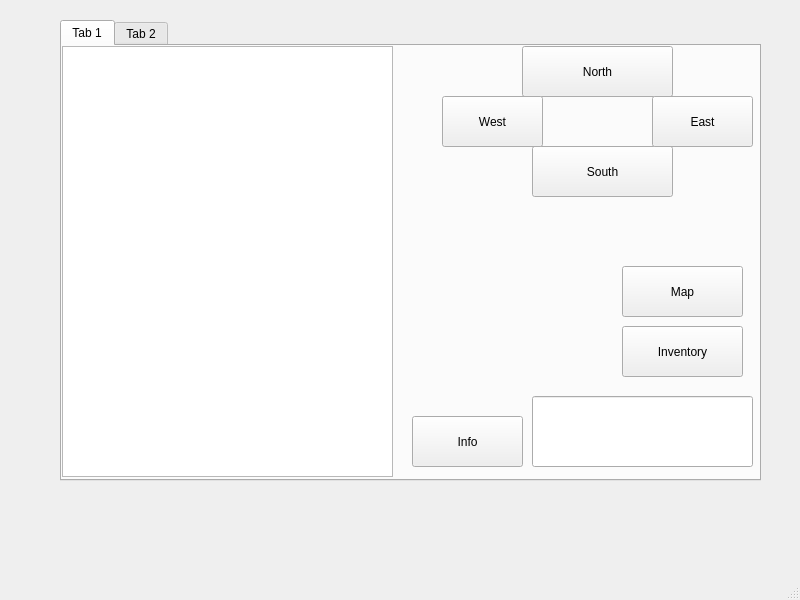
<?xml version="1.0" encoding="UTF-8"?>
<ui version="4.0">
 <class>MainWindow</class>
 <widget class="QMainWindow" name="MainWindow">
  <property name="geometry">
   <rect>
    <x>0</x>
    <y>0</y>
    <width>800</width>
    <height>600</height>
   </rect>
  </property>
  <property name="windowTitle">
   <string>MainWindow</string>
  </property>
  <widget class="QWidget" name="centralwidget">
   <widget class="QTabWidget" name="tabWidget">
    <property name="geometry">
     <rect>
      <x>60</x>
      <y>20</y>
      <width>701</width>
      <height>461</height>
     </rect>
    </property>
    <property name="currentIndex">
     <number>0</number>
    </property>
    <widget class="QWidget" name="tab">
     <attribute name="title">
      <string>Tab 1</string>
     </attribute>
     <widget class="QPushButton" name="north">
      <property name="geometry">
       <rect>
        <x>460</x>
        <y>0</y>
        <width>151</width>
        <height>51</height>
       </rect>
      </property>
      <property name="text">
       <string>North</string>
      </property>
     </widget>
     <widget class="QPushButton" name="south">
      <property name="geometry">
       <rect>
        <x>470</x>
        <y>100</y>
        <width>141</width>
        <height>51</height>
       </rect>
      </property>
      <property name="text">
       <string>South</string>
      </property>
     </widget>
     <widget class="QPushButton" name="west">
      <property name="geometry">
       <rect>
        <x>380</x>
        <y>50</y>
        <width>101</width>
        <height>51</height>
       </rect>
      </property>
      <property name="text">
       <string>West</string>
      </property>
     </widget>
     <widget class="QPushButton" name="east">
      <property name="geometry">
       <rect>
        <x>590</x>
        <y>50</y>
        <width>101</width>
        <height>51</height>
       </rect>
      </property>
      <property name="text">
       <string>East</string>
      </property>
     </widget>
     <widget class="QTextBrowser" name="textBrowser_1">
      <property name="geometry">
       <rect>
        <x>0</x>
        <y>0</y>
        <width>331</width>
        <height>431</height>
       </rect>
      </property>
     </widget>
     <widget class="QLineEdit" name="MyLineEdit">
      <property name="geometry">
       <rect>
        <x>470</x>
        <y>350</y>
        <width>221</width>
        <height>71</height>
       </rect>
      </property>
     </widget>
     <widget class="QPushButton" name="map">
      <property name="geometry">
       <rect>
        <x>560</x>
        <y>220</y>
        <width>121</width>
        <height>51</height>
       </rect>
      </property>
      <property name="text">
       <string>Map</string>
      </property>
     </widget>
     <widget class="QPushButton" name="info">
      <property name="geometry">
       <rect>
        <x>350</x>
        <y>370</y>
        <width>111</width>
        <height>51</height>
       </rect>
      </property>
      <property name="text">
       <string>Info</string>
      </property>
     </widget>
     <widget class="QPushButton" name="inventory">
      <property name="geometry">
       <rect>
        <x>560</x>
        <y>280</y>
        <width>121</width>
        <height>51</height>
       </rect>
      </property>
      <property name="text">
       <string>Inventory</string>
      </property>
     </widget>
    </widget>
    <widget class="QWidget" name="tab_2">
     <attribute name="title">
      <string>Tab 2</string>
     </attribute>
     <widget class="QTextBrowser" name="textBrowser_2">
      <property name="geometry">
       <rect>
        <x>120</x>
        <y>10</y>
        <width>471</width>
        <height>291</height>
       </rect>
      </property>
     </widget>
    </widget>
   </widget>
  </widget>
  <widget class="QMenuBar" name="menubar">
   <property name="geometry">
    <rect>
     <x>0</x>
     <y>0</y>
     <width>800</width>
     <height>22</height>
    </rect>
   </property>
  </widget>
  <widget class="QStatusBar" name="statusbar"/>
 </widget>
 <resources/>
 <connections/>
</ui>
